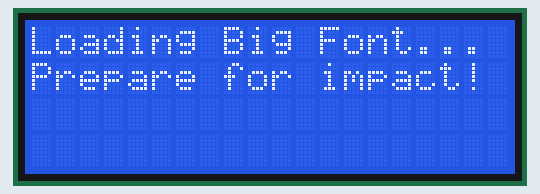
Recording of a sketch running on a simulated Arduino Uno, built with avr-gcc and run on an emulated ATmega328P. Shown: 20×4 character LCD. What the sketch prints to the serial monitor is not drawn.

Above: at 0.2 s.
At 2.4 s:
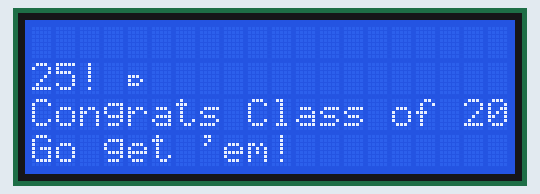
At 7.5 s:
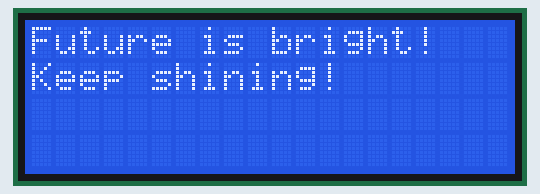
At 11.13 s:
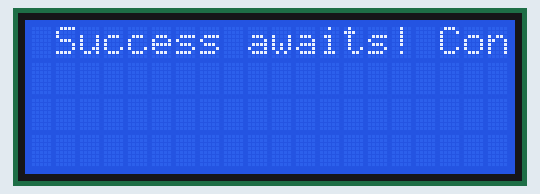
At 12.88 s:
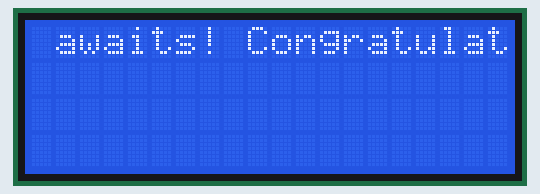
At 14.6 s:
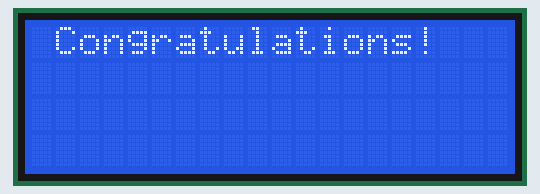

Measured:
- by itself, everything shown: repeats every 13.6 s, in 24 steps
- what the display in image 1 shows lasts 5.0 s, from 2.3 s to 7.3 s
- what the display in image 2 shows lasts 3.0 s, from 7.5 s to 10.5 s
- what the display in image 5 shows lasts 1.2 s, from 14.5 s to 15.7 s

The sketch:

scrollingmessage.ino
```cpp
// ESP32_Arduino_for_Uno.ino
// Expert embedded-systems solution for Arduino Uno R3 and I2C LCD with "Big Font" characters.

// Required Libraries:
// 1. Wire.h: For I2C communication. This library is pre-installed with the Arduino IDE.
// 2. LiquidCrystal_I2C.h: For controlling I2C LCDs.
//    To install: Open Arduino IDE -> Sketch -> Include Library -> Manage Libraries...
//    Search for "LiquidCrystal I2C" by Frank de Brabander (or a similar popular one) and install it.

#include <Wire.h>             // Include the I2C communication library
#include <LiquidCrystal_I2C.h> // Include the LCD I2C library

// --- Configuration Definitions ---
const int LCD_COLS = 20;     // Number of columns on the LCD (e.g., 16, 20)
const int LCD_ROWS = 4;      // Number of rows on the LCD (e.g., 2, 4)
const int LCD_ADDRESS = 0x3F; // I2C address of the LCD module. Common addresses are 0x27 or 0x3F.
                              // If your LCD doesn't work, try changing this address.

// --- Custom Character Definitions for "Big Font" Letters ---
// Each "big" letter is split into a top half and a bottom half,
// each occupying one 5x8 custom character slot.
//
// Pattern Explanation (for each byte):
// 0babcde
//   a, b, c, d, e represent pixels 0-4 (left to right) in a row.
//   1 = pixel ON, 0 = pixel OFF.
// The 8 bytes define the 8 rows of the 5x8 grid.
//
// Custom character 0: Top half of 'C'
//   0b01110  ( . X X X . )
//   0b10001  ( X . . . X )
//   0b10000  ( X . . . . )
//   0b00000  ( . . . . . ) <- Spacer row in 5x8 cell for top part
//   0b00000  ( . . . . . )
//   0b00000  ( . . . . . )
//   0b00000  ( . . . . . )
//   0b00000  ( . . . . . )
byte C_top[8] = {
  0b01110,
  0b10001,
  0b10000,
  0b00000,
  0b00000,
  0b00000,
  0b00000,
  0b00000
};

// Custom character 1: Bottom half of 'C'
//   0b00000  ( . . . . . ) <- Spacer row in 5x8 cell for bottom part
//   0b00000  ( . . . . . )
//   0b00000  ( . . . . . )
//   0b10000  ( X . . . . )
//   0b10001  ( X . . . X )
//   0b01110, ( . X X X . )
//   0b00000,
//   0b00000
byte C_bottom[8] = {
  0b00000,
  0b00000,
  0b00000,
  0b10000,
  0b10001,
  0b01110,
  0b00000,
  0b00000
};

// Custom character 2: Top half of 'A'
byte A_top[8] = {
  0b01110,
  0b10001,
  0b11111,
  0b00000,
  0b00000,
  0b00000,
  0b00000,
  0b00000
};

// Custom character 3: Bottom half of 'A'
byte A_bottom[8] = {
  0b00000,
  0b00000,
  0b00000,
  0b10001,
  0b10001,
  0b10001,
  0b00000,
  0b00000
};

// Custom character 4: Top half of 'L'
byte L_top[8] = {
  0b10000,
  0b10000,
  0b10000,
  0b00000,
  0b00000,
  0b00000,
  0b00000,
  0b00000
};

// Custom character 5: Bottom half of 'L'
byte L_bottom[8] = {
  0b00000,
  0b00000,
  0b00000,
  0b10000,
  0b10000,
  0b11111,
  0b00000,
  0b00000
};

// Custom character 6: Top half of 'B'
byte B_top[8] = {
  0b11100,
  0b10010,
  0b11100,
  0b00000,
  0b00000,
  0b00000,
  0b00000,
  0b00000
};

// Custom character 7: Bottom half of 'B'
byte B_bottom[8] = {
  0b00000,
  0b00000,
  0b00000,
  0b11100,
  0b10010,
  0b11100,
  0b00000,
  0b00000
};


// --- LCD Object Initialization ---
// Create an LCD object with the specified I2C address, columns, and rows.
LiquidCrystal_I2C lcd(LCD_ADDRESS, LCD_COLS, LCD_ROWS);

// --- Setup Function ---
// Runs once when the Arduino Uno R3 starts.
void setup() {
  // Initialize Serial communication for debugging messages.
  Serial.begin(9600); // Common and reliable baud rate for Arduino Uno.
  Serial.println("Arduino Uno I2C LCD Big Font Demo Start");

  // Initialize the I2C bus.
  // For Arduino Uno R3, Wire.begin() implicitly uses A4 (SDA) and A5 (SCL).
  Wire.begin();
  Serial.println("I2C bus initialized for Arduino Uno.");

  // Initialize the LCD.
  lcd.init();
  Serial.println("LCD initialization command sent.");

  // Turn on the LCD backlight.
  lcd.backlight();
  Serial.println("LCD backlight ON.");

  // Define custom characters. Map the top/bottom halves to indices 0-7.
  lcd.createChar(0, C_top);     // C top half
  lcd.createChar(1, C_bottom);  // C bottom half
  lcd.createChar(2, A_top);     // A top half
  lcd.createChar(3, A_bottom);  // A bottom half
  lcd.createChar(4, L_top);     // L top half
  lcd.createChar(5, L_bottom);  // L bottom half
  lcd.createChar(6, B_top);     // B top half
  lcd.createChar(7, B_bottom);  // B bottom half
  Serial.println("Big Font custom characters created and stored.");

  // Clear the LCD display to ensure a clean start
  lcd.clear();

  // Initial message before the main loop starts
  lcd.setCursor(0, 0);
  lcd.print("Loading Big Font...");
  lcd.setCursor(0, 1);
  lcd.print("Prepare for impact!");
  delay(2000);
  lcd.clear();
}

// --- printSegment Function ---
// Displays a segment of a message on a specific row and column.
// This function is the same as printMessage, but renamed for clarity in context
// of multi-segment (big font) display.
//
// Parameters:
//   text: The string segment to display, potentially containing custom character indices (0-7).
//   row: The row (0-indexed) where the text will start.
//   col: The column (0-indexed) where the text will start.
void printSegment(String text, int row, int col) {
  lcd.setCursor(col, row);
  for (int i = 0; i < text.length(); i++) {
    char c = text.charAt(i);
    if (c >= 0 && c <= 7) {
      lcd.write(c); // Print the custom character at its index (0-7)
    } else {
      lcd.print(c); // Print a normal ASCII character
    }
  }
}

// --- Loop Function ---
// Runs repeatedly after setup() completes.
void loop() {
  // Clear the screen for the new message
  lcd.clear();
  delay(100);

  // --- Display "Cal bound" using a mix of big and standard characters ---
  // The big characters (C, A, L, B) will span two rows (row 0 and row 1).
  // The 'bound' part will be standard ASCII and start on row 0.

  // Display the TOP halves of the big characters and the start of 'bound'
  // "\x00" = C_top, "\x02" = A_top, "\x04" = L_top, "\x06" = B_top
  printSegment("\x00\x02\x04 \x06ound", 0, 0); // "C A L  B ound" - top row

  // Display the BOTTOM halves of the big characters
  // "\x01" = C_bottom, "\x03" = A_bottom, "\x05" = L_bottom, "\x07" = B_bottom
  // We need to print spaces or blank characters after the 'B' bottom to
  // visually align with "ound" on the top row if needed, but 'printSegment'
  // will start printing from the cursor, so simple spaces will work if we print past 'B'.
  printSegment("\x01\x03\x05 \x07", 1, 0); // "C A L  B" - bottom row

  // You can add more clarity for the 'bound' part on the second line if desired,
  // but it usually looks better to leave the bottom line aligned with the big font.
  // If you wanted to, you could add: printSegment("       ound", 1, 0); to visually match

  printSegment("       ", 1, 5); // Clear the 'ound' portion of the bottom row, if it overlaps, assuming 5 is where 'o' starts.
                                // Adjust this column number (5) based on visual alignment after testing.
                                // In this specific case, it's better to just leave it. The big characters end and the small ones continue on the top line.

  // Add a general message for the lower rows
  printSegment("Congrats Class of 2025!", 2, 0);
  printSegment("Go get 'em!", 3, 0);

  delay(5000); // Display for 5 seconds

  // --- Example of another message (standard font) ---
  lcd.clear();
  delay(100);
  printSegment("Future is bright!", 0, 0);
  printSegment("Keep shining!", 1, 0);
  delay(3000);

  // --- Scrolling text demo ---
  lcd.clear();
  delay(100);
  String scrollText = "   Success awaits! Congratulations!   ";
  for (int i = 0; i < scrollText.length() - LCD_COLS + 1; i++) {
    printSegment(scrollText.substring(i, i + LCD_COLS), 0, 0);
    delay(200);
  }
  delay(1000);
}
```
